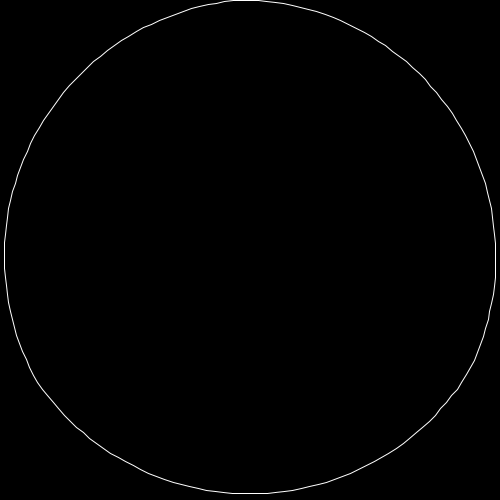
Frame 1 (no input)
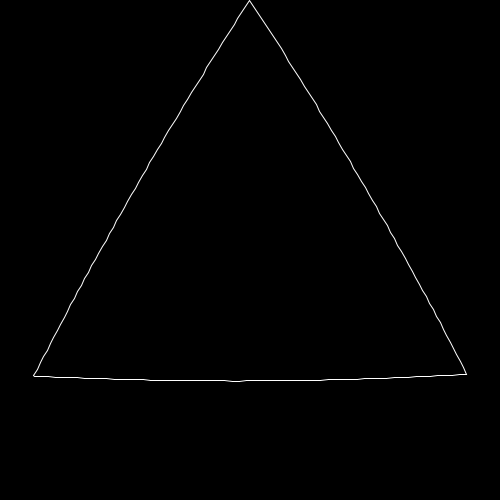
Frame 60 (the mouse pressed at the canvas centre just before this capture)
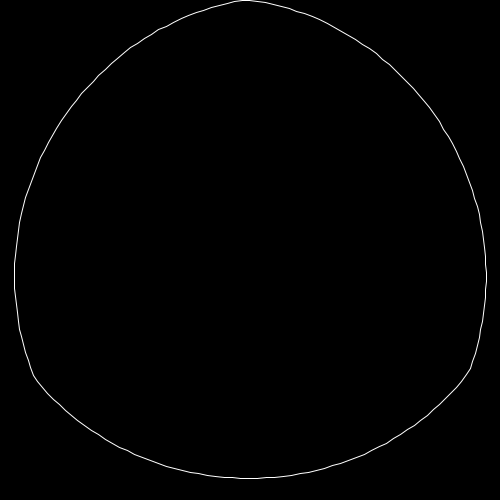
Frame 120 (the mouse held since frame 60 and released just before this capture)

The Processing sketch that drew these frames (run headless with seeded random() and noise(); from frame 60 on, the mouse is pressed at the canvas centre):

// Processing sketch: circlemorph
// ── circlemorph.pde
ArrayList<PVector> points = new ArrayList<PVector>();
ArrayList<PVector> starting = new ArrayList<PVector>();
ArrayList<PVector> ending = new ArrayList<PVector>();
ArrayList<PVector> temp;

void setup() {

  size(500, 500);
  float r = width / 2;
  float cx = width / 2;
  float cy = height / 2;
  for (float a = -HALF_PI; a < TWO_PI - HALF_PI; a += radians(2)) {
    float x = cx + r * cos(a);
    float y = cy + r * sin(a);

    starting.add(new PVector(x, y));
  }

  int j = starting.size() - 3;
  float x1 = cx + r * cos(-HALF_PI);
  float y1 = cy + r * sin(-HALF_PI);
  PVector A = new PVector(x1, y1);
  float x2 = cx + r * cos(-HALF_PI + (TWO_PI * 0.333));
  float y2 = cy + r * sin(-HALF_PI + (TWO_PI * 0.333));
  PVector B = new PVector(x2, y2);

  float x3 = cx + r * cos(-HALF_PI + (TWO_PI * 0.666));
  float y3 = cy + r * sin(-HALF_PI + (TWO_PI * 0.666));
  PVector C = new PVector(x3, y3);
  ending.add(A);

  float AB_dist = PVector.dist(A,B);
  float AB_step = AB_dist / (j/3);
  
  float BC_dist = PVector.dist(B, C);
  float BC_step = BC_dist / (j/3);
  
  float CA_dist = PVector.dist(C,A);
  float CA_step = CA_dist / (j/3);
  for (int i = 1; i <= (j/3); i += 1) {
    PVector AB = PVector.sub(B, A).normalize().mult(i * AB_step).add(A);
    ending.add(AB);
  }
  ending.add(B);
  for (int i = 1; i <= (j/3); i += 1) {
    PVector BC = PVector.sub(C, B).normalize().mult(i * BC_step).add(B);
    ending.add(BC);
  }
  ending.add(C);
  for (int i = 1; i <= (j/3); i += 1) { 
    PVector CA = PVector.sub(A, C).normalize().mult(i * CA_step).add(C);
    ending.add(CA);
  }

  //for (float a = 0; a < TWO_PI; a += radians(5)) {
  //  float x = cx + r * cos(a);
  //  float y = cy + r * sin(a);

  //  ending.add(new PVector(x,y));

  //}

  for (PVector p : starting) {
    points.add(p.copy());
  }
}

void draw() {
  background(0);
  stroke(255);
  noFill();
  float dist = 0;
  beginShape();
  for (int i = 0; i < points.size(); i += 1) {
    PVector p = points.get(i);
    PVector e = ending.get(i % ending.size());
    p.x = lerp(p.x, e.x, 0.05);
    p.y = lerp(p.y, e.y, 0.05);

    vertex(p.x, p.y);
    //point(p.x, p.y);
    dist += PVector.dist(p, e);
  }
  endShape(CLOSE);

  dist /= points.size();
  if (dist < 1) {
    temp = ending;
    ending = starting;
    starting = temp;
  }
}
